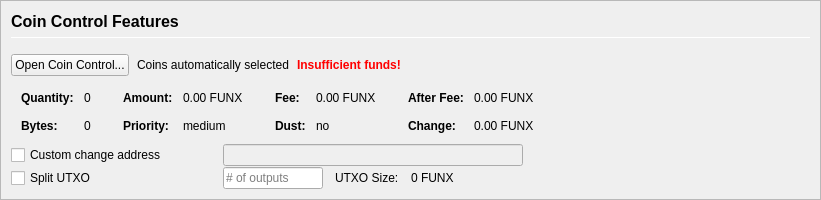
         <widget class="QFrame" name="frameCoinControl">
          <property name="sizePolicy">
           <sizepolicy hsizetype="Expanding" vsizetype="Expanding">
            <horstretch>0</horstretch>
            <verstretch>0</verstretch>
           </sizepolicy>
          </property>
          <property name="maximumSize">
           <size>
            <width>16777215</width>
            <height>16777215</height>
           </size>
          </property>
          <property name="frameShape">
           <enum>QFrame::StyledPanel</enum>
          </property>
          <property name="frameShadow">
           <enum>QFrame::Sunken</enum>
          </property>
          <layout class="QVBoxLayout" name="verticalLayoutCoinControl2">
           <property name="spacing">
            <number>0</number>
           </property>
           <property name="leftMargin">
            <number>0</number>
           </property>
           <property name="topMargin">
            <number>0</number>
           </property>
           <property name="rightMargin">
            <number>0</number>
           </property>
           <property name="bottomMargin">
            <number>0</number>
           </property>
           <item>
            <widget class="QFrame" name="frameCoinControl_BG">
             <layout class="QVBoxLayout" name="verticalLayoutCoinControl" stretch="0,0,0,0,0,0">
              <property name="spacing">
               <number>1</number>
              </property>
              <property name="leftMargin">
               <number>10</number>
              </property>
              <property name="topMargin">
               <number>10</number>
              </property>
              <item>
               <layout class="QHBoxLayout" name="horizontalLayoutCoinControl1">
                <property name="bottomMargin">
                 <number>15</number>
                </property>
                <item>
                 <layout class="QVBoxLayout" name="verticalLayout_3">
                  <property name="spacing">
                   <number>6</number>
                  </property>
                  <item>
                   <widget class="QLabel" name="labelCoinControlFeatures">
                    <property name="sizePolicy">
                     <sizepolicy hsizetype="Preferred" vsizetype="Maximum">
                      <horstretch>0</horstretch>
                      <verstretch>0</verstretch>
                     </sizepolicy>
                    </property>
                    <property name="minimumSize">
                     <size>
                      <width>0</width>
                      <height>20</height>
                     </size>
                    </property>
                    <property name="font">
                     <font>
                      <pointsize>12</pointsize>
                      <weight>75</weight>
                      <bold>true</bold>
                     </font>
                    </property>
                    <property name="styleSheet">
                     <string notr="true">font-weight:bold;</string>
                    </property>
                    <property name="text">
                     <string>Coin Control Features</string>
                    </property>
                   </widget>
                  </item>
                  <item>
                   <widget class="Line" name="line">
                    <property name="minimumSize">
                     <size>
                      <width>0</width>
                      <height>1</height>
                     </size>
                    </property>
                    <property name="maximumSize">
                     <size>
                      <width>16777215</width>
                      <height>1</height>
                     </size>
                    </property>
                    <property name="orientation">
                     <enum>Qt::Horizontal</enum>
                    </property>
                   </widget>
                  </item>
                 </layout>
                </item>
               </layout>
              </item>
              <item>
               <layout class="QHBoxLayout" name="horizontalLayoutCoinControl2" stretch="0,0,0,0">
                <property name="spacing">
                 <number>8</number>
                </property>
                <property name="bottomMargin">
                 <number>10</number>
                </property>
                <item>
                 <widget class="QPushButton" name="pushButtonCoinControl">
                  <property name="styleSheet">
                   <string notr="true"/>
                  </property>
                  <property name="text">
                   <string>Open Coin Control...</string>
                  </property>
                  <property name="autoDefault">
                   <bool>false</bool>
                  </property>
                 </widget>
                </item>
                <item>
                 <widget class="QLabel" name="labelCoinControlAutomaticallySelected">
                  <property name="text">
                   <string>Coins automatically selected</string>
                  </property>
                  <property name="margin">
                   <number>5</number>
                  </property>
                 </widget>
                </item>
                <item>
                 <widget class="QLabel" name="labelCoinControlInsuffFunds">
                  <property name="font">
                   <font>
                    <weight>75</weight>
                    <bold>true</bold>
                   </font>
                  </property>
                  <property name="styleSheet">
                   <string notr="true">color:red;font-weight:bold;</string>
                  </property>
                  <property name="text">
                   <string>Insufficient funds!</string>
                  </property>
                  <property name="margin">
                   <number>5</number>
                  </property>
                 </widget>
                </item>
                <item>
                 <spacer name="horizontalSpacerCoinControl">
                  <property name="orientation">
                   <enum>Qt::Horizontal</enum>
                  </property>
                  <property name="sizeHint" stdset="0">
                   <size>
                    <width>40</width>
                    <height>1</height>
                   </size>
                  </property>
                 </spacer>
                </item>
               </layout>
              </item>
              <item>
               <widget class="QWidget" name="widgetCoinControl" native="true">
                <property name="sizePolicy">
                 <sizepolicy hsizetype="Preferred" vsizetype="Preferred">
                  <horstretch>0</horstretch>
                  <verstretch>0</verstretch>
                 </sizepolicy>
                </property>
                <property name="minimumSize">
                 <size>
                  <width>0</width>
                  <height>0</height>
                 </size>
                </property>
                <property name="styleSheet">
                 <string notr="true"/>
                </property>
                <layout class="QHBoxLayout" name="horizontalLayoutCoinControl5">
                 <property name="leftMargin">
                  <number>0</number>
                 </property>
                 <property name="topMargin">
                  <number>0</number>
                 </property>
                 <property name="rightMargin">
                  <number>0</number>
                 </property>
                 <property name="bottomMargin">
                  <number>0</number>
                 </property>
                 <item>
                  <layout class="QHBoxLayout" name="horizontalLayoutCoinControl3" stretch="0,0,0,1">
                   <property name="spacing">
                    <number>20</number>
                   </property>
                   <property name="topMargin">
                    <number>0</number>
                   </property>
                   <property name="bottomMargin">
                    <number>10</number>
                   </property>
                   <item>
                    <layout class="QFormLayout" name="formLayoutCoinControl1">
                     <property name="horizontalSpacing">
                      <number>10</number>
                     </property>
                     <property name="verticalSpacing">
                      <number>14</number>
                     </property>
                     <property name="leftMargin">
                      <number>10</number>
                     </property>
                     <property name="topMargin">
                      <number>4</number>
                     </property>
                     <property name="rightMargin">
                      <number>6</number>
                     </property>
                     <item row="0" column="0">
                      <widget class="QLabel" name="labelCoinControlQuantityText">
                       <property name="font">
                        <font>
                         <weight>75</weight>
                         <bold>true</bold>
                        </font>
                       </property>
                       <property name="text">
                        <string>Quantity:</string>
                       </property>
                       <property name="margin">
                        <number>0</number>
                       </property>
                      </widget>
                     </item>
                     <item row="0" column="1">
                      <widget class="QLabel" name="labelCoinControlQuantity">
                       <property name="cursor">
                        <cursorShape>IBeamCursor</cursorShape>
                       </property>
                       <property name="contextMenuPolicy">
                        <enum>Qt::ActionsContextMenu</enum>
                       </property>
                       <property name="text">
                        <string notr="true">0</string>
                       </property>
                       <property name="margin">
                        <number>0</number>
                       </property>
                       <property name="textInteractionFlags">
                        <set>Qt::LinksAccessibleByMouse|Qt::TextSelectableByKeyboard|Qt::TextSelectableByMouse</set>
                       </property>
                      </widget>
                     </item>
                     <item row="1" column="0">
                      <widget class="QLabel" name="labelCoinControlBytesText">
                       <property name="font">
                        <font>
                         <weight>75</weight>
                         <bold>true</bold>
                        </font>
                       </property>
                       <property name="text">
                        <string>Bytes:</string>
                       </property>
                      </widget>
                     </item>
                     <item row="1" column="1">
                      <widget class="QLabel" name="labelCoinControlBytes">
                       <property name="cursor">
                        <cursorShape>IBeamCursor</cursorShape>
                       </property>
                       <property name="contextMenuPolicy">
                        <enum>Qt::ActionsContextMenu</enum>
                       </property>
                       <property name="text">
                        <string notr="true">0</string>
                       </property>
                       <property name="textInteractionFlags">
                        <set>Qt::LinksAccessibleByMouse|Qt::TextSelectableByKeyboard|Qt::TextSelectableByMouse</set>
                       </property>
                      </widget>
                     </item>
                    </layout>
                   </item>
                   <item>
                    <layout class="QFormLayout" name="formLayoutCoinControl2">
                     <property name="horizontalSpacing">
                      <number>10</number>
                     </property>
                     <property name="verticalSpacing">
                      <number>14</number>
                     </property>
                     <property name="leftMargin">
                      <number>6</number>
                     </property>
                     <property name="topMargin">
                      <number>4</number>
                     </property>
                     <property name="rightMargin">
                      <number>6</number>
                     </property>
                     <item row="0" column="0">
                      <widget class="QLabel" name="labelCoinControlAmountText">
                       <property name="font">
                        <font>
                         <weight>75</weight>
                         <bold>true</bold>
                        </font>
                       </property>
                       <property name="text">
                        <string>Amount:</string>
                       </property>
                       <property name="margin">
                        <number>0</number>
                       </property>
                      </widget>
                     </item>
                     <item row="0" column="1">
                      <widget class="QLabel" name="labelCoinControlAmount">
                       <property name="cursor">
                        <cursorShape>IBeamCursor</cursorShape>
                       </property>
                       <property name="contextMenuPolicy">
                        <enum>Qt::ActionsContextMenu</enum>
                       </property>
                       <property name="text">
                        <string notr="true">0.00 FUNX</string>
                       </property>
                       <property name="textInteractionFlags">
                        <set>Qt::LinksAccessibleByMouse|Qt::TextSelectableByKeyboard|Qt::TextSelectableByMouse</set>
                       </property>
                      </widget>
                     </item>
                     <item row="1" column="0">
                      <widget class="QLabel" name="labelCoinControlPriorityText">
                       <property name="font">
                        <font>
                         <weight>75</weight>
                         <bold>true</bold>
                        </font>
                       </property>
                       <property name="text">
                        <string>Priority:</string>
                       </property>
                      </widget>
                     </item>
                     <item row="1" column="1">
                      <widget class="QLabel" name="labelCoinControlPriority">
                       <property name="cursor">
                        <cursorShape>IBeamCursor</cursorShape>
                       </property>
                       <property name="contextMenuPolicy">
                        <enum>Qt::ActionsContextMenu</enum>
                       </property>
                       <property name="text">
                        <string>medium</string>
                       </property>
                       <property name="textInteractionFlags">
                        <set>Qt::LinksAccessibleByMouse|Qt::TextSelectableByKeyboard|Qt::TextSelectableByMouse</set>
                       </property>
                      </widget>
                     </item>
                    </layout>
                   </item>
                   <item>
                    <layout class="QFormLayout" name="formLayoutCoinControl3">
                     <property name="horizontalSpacing">
                      <number>10</number>
                     </property>
                     <property name="verticalSpacing">
                      <number>14</number>
                     </property>
                     <property name="leftMargin">
                      <number>6</number>
                     </property>
                     <property name="topMargin">
                      <number>4</number>
                     </property>
                     <property name="rightMargin">
                      <number>6</number>
                     </property>
                     <item row="0" column="0">
                      <widget class="QLabel" name="labelCoinControlFeeText">
                       <property name="font">
                        <font>
                         <weight>75</weight>
                         <bold>true</bold>
                        </font>
                       </property>
                       <property name="text">
                        <string>Fee:</string>
                       </property>
                       <property name="margin">
                        <number>0</number>
                       </property>
                      </widget>
                     </item>
                     <item row="0" column="1">
                      <widget class="QLabel" name="labelCoinControlFee">
                       <property name="cursor">
                        <cursorShape>IBeamCursor</cursorShape>
                       </property>
                       <property name="contextMenuPolicy">
                        <enum>Qt::ActionsContextMenu</enum>
                       </property>
                       <property name="text">
                        <string notr="true">0.00 FUNX</string>
                       </property>
                       <property name="textInteractionFlags">
                        <set>Qt::LinksAccessibleByMouse|Qt::TextSelectableByKeyboard|Qt::TextSelectableByMouse</set>
                       </property>
                      </widget>
                     </item>
                     <item row="1" column="0">
                      <widget class="QLabel" name="labelCoinControlLowOutputText">
                       <property name="font">
                        <font>
                         <weight>75</weight>
                         <bold>true</bold>
                        </font>
                       </property>
                       <property name="text">
                        <string>Dust:</string>
                       </property>
                      </widget>
                     </item>
                     <item row="1" column="1">
                      <widget class="QLabel" name="labelCoinControlLowOutput">
                       <property name="cursor">
                        <cursorShape>IBeamCursor</cursorShape>
                       </property>
                       <property name="contextMenuPolicy">
                        <enum>Qt::ActionsContextMenu</enum>
                       </property>
                       <property name="text">
                        <string>no</string>
                       </property>
                       <property name="textInteractionFlags">
                        <set>Qt::LinksAccessibleByMouse|Qt::TextSelectableByKeyboard|Qt::TextSelectableByMouse</set>
                       </property>
                      </widget>
                     </item>
                    </layout>
                   </item>
                   <item>
                    <layout class="QFormLayout" name="formLayoutCoinControl4">
                     <property name="horizontalSpacing">
                      <number>10</number>
                     </property>
                     <property name="verticalSpacing">
                      <number>14</number>
                     </property>
                     <property name="leftMargin">
                      <number>6</number>
                     </property>
                     <property name="topMargin">
                      <number>4</number>
                     </property>
                     <property name="rightMargin">
                      <number>6</number>
                     </property>
                     <item row="0" column="0">
                      <widget class="QLabel" name="labelCoinControlAfterFeeText">
                       <property name="font">
                        <font>
                         <weight>75</weight>
                         <bold>true</bold>
                        </font>
                       </property>
                       <property name="text">
                        <string>After Fee:</string>
                       </property>
                       <property name="margin">
                        <number>0</number>
                       </property>
                      </widget>
                     </item>
                     <item row="0" column="1">
                      <widget class="QLabel" name="labelCoinControlAfterFee">
                       <property name="cursor">
                        <cursorShape>IBeamCursor</cursorShape>
                       </property>
                       <property name="contextMenuPolicy">
                        <enum>Qt::ActionsContextMenu</enum>
                       </property>
                       <property name="text">
                        <string notr="true">0.00 FUNX</string>
                       </property>
                       <property name="textInteractionFlags">
                        <set>Qt::LinksAccessibleByMouse|Qt::TextSelectableByKeyboard|Qt::TextSelectableByMouse</set>
                       </property>
                      </widget>
                     </item>
                     <item row="1" column="0">
                      <widget class="QLabel" name="labelCoinControlChangeText">
                       <property name="font">
                        <font>
                         <weight>75</weight>
                         <bold>true</bold>
                        </font>
                       </property>
                       <property name="text">
                        <string>Change:</string>
                       </property>
                      </widget>
                     </item>
                     <item row="1" column="1">
                      <widget class="QLabel" name="labelCoinControlChange">
                       <property name="cursor">
                        <cursorShape>IBeamCursor</cursorShape>
                       </property>
                       <property name="contextMenuPolicy">
                        <enum>Qt::ActionsContextMenu</enum>
                       </property>
                       <property name="text">
                        <string notr="true">0.00 FUNX</string>
                       </property>
                       <property name="textInteractionFlags">
                        <set>Qt::LinksAccessibleByMouse|Qt::TextSelectableByKeyboard|Qt::TextSelectableByMouse</set>
                       </property>
                      </widget>
                     </item>
                    </layout>
                   </item>
                  </layout>
                 </item>
                </layout>
               </widget>
              </item>
              <item>
               <layout class="QHBoxLayout" name="horizontalLayoutCoinControl4">
                <property name="spacing">
                 <number>12</number>
                </property>
                <property name="sizeConstraint">
                 <enum>QLayout::SetDefaultConstraint</enum>
                </property>
                <property name="topMargin">
                 <number>0</number>
                </property>
                <property name="rightMargin">
                 <number>0</number>
                </property>
                <item>
                 <widget class="QCheckBox" name="checkBoxCoinControlChange">
                  <property name="sizePolicy">
                   <sizepolicy hsizetype="Preferred" vsizetype="Preferred">
                    <horstretch>0</horstretch>
                    <verstretch>0</verstretch>
                   </sizepolicy>
                  </property>
                  <property name="minimumSize">
                   <size>
                    <width>200</width>
                    <height>0</height>
                   </size>
                  </property>
                  <property name="maximumSize">
                   <size>
                    <width>200</width>
                    <height>16777215</height>
                   </size>
                  </property>
                  <property name="toolTip">
                   <string>If this is activated, but the change address is empty or invalid, change will be sent to a newly generated address.</string>
                  </property>
                  <property name="text">
                   <string>Custom change address</string>
                  </property>
                 </widget>
                </item>
                <item>
                 <widget class="QValidatedLineEdit" name="lineEditCoinControlChange">
                  <property name="enabled">
                   <bool>false</bool>
                  </property>
                  <property name="sizePolicy">
                   <sizepolicy hsizetype="Preferred" vsizetype="Preferred">
                    <horstretch>0</horstretch>
                    <verstretch>0</verstretch>
                   </sizepolicy>
                  </property>
                  <property name="minimumSize">
                   <size>
                    <width>300</width>
                    <height>0</height>
                   </size>
                  </property>
                 </widget>
                </item>
                <item>
                 <widget class="QLabel" name="labelCoinControlChangeLabel">
                  <property name="sizePolicy">
                   <sizepolicy hsizetype="Preferred" vsizetype="Preferred">
                    <horstretch>0</horstretch>
                    <verstretch>0</verstretch>
                   </sizepolicy>
                  </property>
                  <property name="minimumSize">
                   <size>
                    <width>100</width>
                    <height>0</height>
                   </size>
                  </property>
                  <property name="text">
                   <string/>
                  </property>
                  <property name="margin">
                   <number>3</number>
                  </property>
                 </widget>
                </item>
               </layout>
              </item>
              <item>
               <layout class="QHBoxLayout" name="horizontalLayoutCoinControl6">
                <property name="spacing">
                 <number>12</number>
                </property>
                <property name="rightMargin">
                 <number>0</number>
                </property>
                <item>
                 <widget class="QCheckBox" name="splitBlockCheckBox">
                  <property name="sizePolicy">
                   <sizepolicy hsizetype="Preferred" vsizetype="Preferred">
                    <horstretch>0</horstretch>
                    <verstretch>0</verstretch>
                   </sizepolicy>
                  </property>
                  <property name="minimumSize">
                   <size>
                    <width>200</width>
                    <height>0</height>
                   </size>
                  </property>
                  <property name="maximumSize">
                   <size>
                    <width>200</width>
                    <height>16777215</height>
                   </size>
                  </property>
                  <property name="text">
                   <string>Split UTXO</string>
                  </property>
                 </widget>
                </item>
                <item>
                 <widget class="QLineEdit" name="splitBlockLineEdit">
                  <property name="sizePolicy">
                   <sizepolicy hsizetype="Preferred" vsizetype="Preferred">
                    <horstretch>50</horstretch>
                    <verstretch>0</verstretch>
                   </sizepolicy>
                  </property>
                  <property name="minimumSize">
                   <size>
                    <width>100</width>
                    <height>0</height>
                   </size>
                  </property>
                  <property name="maximumSize">
                   <size>
                    <width>100</width>
                    <height>16777215</height>
                   </size>
                  </property>
                  <property name="placeholderText">
                   <string># of outputs</string>
                  </property>
                 </widget>
                </item>
                <item>
                 <widget class="QLabel" name="labelBlockSizeText">
                  <property name="text">
                   <string>UTXO Size:</string>
                  </property>
                 </widget>
                </item>
                <item>
                 <widget class="QLabel" name="labelBlockSize">
                  <property name="text">
                   <string>0 FUNX</string>
                  </property>
                 </widget>
                </item>
                <item>
                 <spacer name="horizontalSpacer_7">
                  <property name="orientation">
                   <enum>Qt::Horizontal</enum>
                  </property>
                  <property name="sizeHint" stdset="0">
                   <size>
                    <width>40</width>
                    <height>20</height>
                   </size>
                  </property>
                 </spacer>
                </item>
               </layout>
              </item>
              <item>
               <spacer name="verticalSpacerCoinControl">
                <property name="orientation">
                 <enum>Qt::Vertical</enum>
                </property>
                <property name="sizeHint" stdset="0">
                 <size>
                  <width>800</width>
                  <height>1</height>
                 </size>
                </property>
               </spacer>
              </item>
             </layout>
            </widget>
           </item>
          </layout>
         </widget>
